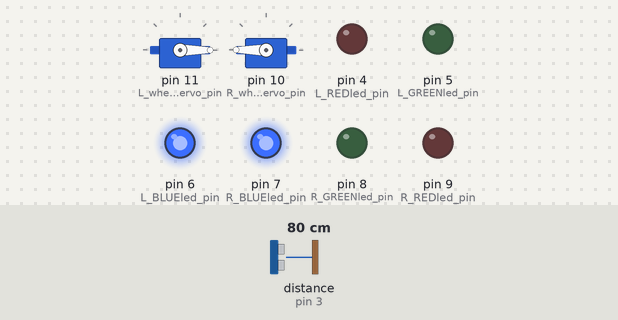
Recording of a sketch running on a simulated Arduino Uno, built with avr-gcc and run on an emulated ATmega328P. Shown: 2 × servo, output pins drawn as LEDs (lit = HIGH). Wiring (inferred from the names in the program): ultrasonic range finder: trigger pin 2; echo pin 3. The inputs (shaded band) are chosen by the test bench; at power-on: distance to the obstacle (sensor on pin 3) 80 cm. The echo pulse lasts 58.3 µs per cm; random numbers use the default seed unless the sketch sets one; pins used as bus, display or sensor lines are not drawn.

Above: at 1.2 s.
1.3 s: distance to the obstacle (sensor on pin 3) set to 19 cm
2.8 s: distance to the obstacle (sensor on pin 3) set to 16 cm
At 3.2 s:
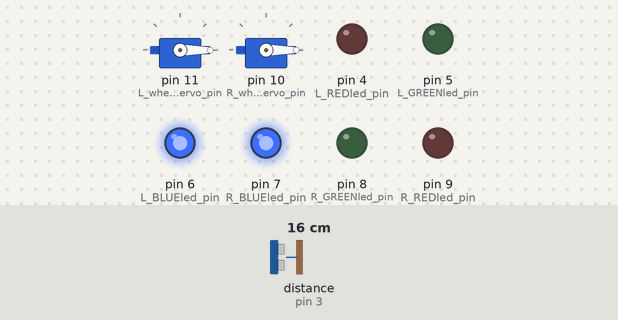
4.3 s: distance to the obstacle (sensor on pin 3) set to 18 cm
At 5.6 s:
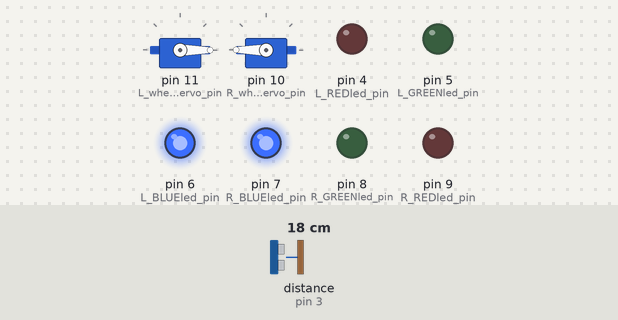
5.9 s: distance to the obstacle (sensor on pin 3) set to 2 cm
At 7.0 s:
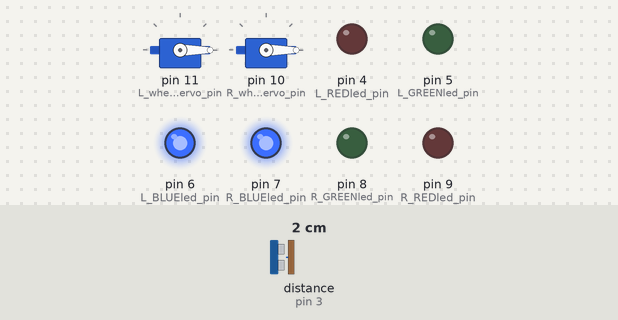
Timing chart, 0 to 8.5 s (numbered marks = the images above; inputs shaded):
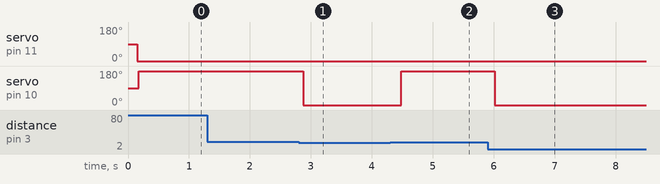

Measured:
- the behaviour switches between 18 and 17 cm on distance to the obstacle (sensor on pin 3) (found by bisection; images 0 and 1)
- after the input at 1.3 s, every drawn part: stays the same
- after the input at 2.8 s, servo on pin 10 (R_wheel_servo_pin): 180° → 0° after 0.08 s
- after the input at 4.3 s, servo on pin 10 (R_wheel_servo_pin): 0° → 180° after 0.18 s
- after the input at 5.9 s, servo on pin 10 (R_wheel_servo_pin): 180° → 0° after 0.11 s

The sketch:

Humbot_S_avoid_obstacles_eyes.ino
```cpp
// (licence header left out)
/*
-----------------------------------------------------------------------------
---------- HUMBOT SARGANTANA AVOID OBSTACLES WITH CREST LED  ----------------
-----------------------------------------------------------------------------

-----------------------------------------------------------------------------
-----------------             DESCRIPTION            ------------------------
-----------------------------------------------------------------------------
This program allows Humbot Sargantana to avoid obstacles thanks to its
ultrasonic sensor.

Remember that we give you this programa to make it easy for you to play with
the robot but we encourage you to modify it and try new things. You can
modify every line of the code but we indicate you some lines that
are easier to change. You will see that these zones are surrounded by
several hashtags (########################) and EASY MODIFICATION ZONE text.
-----------------------------------------------------------------------------

-----------------------------------------------------------------------------
---------------                DETAILS                 ----------------------
-----------------------------------------------------------------------------
--  Program: Avoid obstacles with led
--  Version: 2.00b (beta version, it may containt some bugs or errors)
    1.00 First working version
    1.10 Added random turn
    1.20 Added tolerance for measurements
    2.00 Improved obstacles detection
--  Date: 06-04-17
--  Authors: Cristobal Selma, Maria Garcia

-----------------------------------------------------------------------------
-----------                PROGRAM                 -----------------
-----------------------------------------------------------------------------

/*--LIBRARIES----------------------------------------------------------------
We neeed to include libraries to be able to use servos
*/
#include <Servo.h>

//Definition of the values and speed to make the wheels move
#define stop_wheel 90
#define forward_left_wheel 0
#define backward_left_wheel 180
#define forward_right_wheel 180
#define backward_right_wheel 0


/*--VARIABLES----------------------------------------------------------------
Definition of pin numbers where sensors and actuators will be connected
Initially we use these, but they can be changed at your convinience.*/
#define L_wheel_servo_pin 11   //Left wheel servo
#define R_wheel_servo_pin 10   //Right wheel servo
#define TRIG_PIN 2             //Trigger pin
#define ECHO_PIN 3             //Echo pin

//#################### EASY MODIFICATION ZONE ###############################
//###########################################################################
#define TOO_CLOSE 1000  //Distance(cm)at which the robot will turn
#define TURN_TIME 500 //Amount of time (ms) that the robot will be turning
//###########################################################################
//###########################################################################
//---Start of expansion pack led eyes------------------
  const int L_REDled_pin = 4;   //Left eye Red LED
  const int R_REDled_pin = 9;   //Right eye Red LED
  const int L_GREENled_pin = 5;   //Left eye Green LED
  const int R_GREENled_pin = 8;   //Right eye Green LED
  const int L_BLUEled_pin = 6;   //Left eye Blue LED
  const int R_BLUEled_pin = 7;   //Right eye Blue LED
//---End of expansion pack led eyes------------------

//Create servo objects for each servo
  Servo L_wheel_servo;
  Servo R_wheel_servo;

//Other variables
  int servo_delay = 20; //Time for the servo to make his function
  int read_Time =150; //Time interval between reading distance
/*
-----------------------------------------------------------------------------
------------------------             SETUP         --------------------------
-----------------------------------------------------------------------------
The setup function runs once every time that the board initializes or
reset button is pushed. It's used to initciate variables or to setup
different options.
-----------------------------------------------------------------------------
*/
void setup()
{
//Setup servos
   L_wheel_servo.attach(L_wheel_servo_pin);
   R_wheel_servo.attach(R_wheel_servo_pin);

//Setup as input or output for the pins
   pinMode(TRIG_PIN, OUTPUT);
   pinMode(ECHO_PIN, INPUT);

   //---Start of expansion pack led eyes------------------
   pinMode(L_REDled_pin,OUTPUT); //setup LED as output
   pinMode(R_REDled_pin,OUTPUT); //setup LED as output
   pinMode(L_GREENled_pin,OUTPUT); //setup LED as output
   pinMode(R_GREENled_pin,OUTPUT); //setup LED as output
   pinMode(L_BLUEled_pin,OUTPUT); //setup LED as output
   pinMode(R_BLUEled_pin,OUTPUT); //setup LED as output

//########## EASY MODIFICATION ZONE ############
//###########################################################################
    /* Here we can change the color of the led while it's spining.
    We can assign a value between 0 and 255 for each color (red, green, blue)
    and we can combine them. In the example the led is blue.*/
    writeleds(0,0,255); //Color of the led eyes
//###########################################################################
//###########################################################################
//---End of expansion pack led eyes------------------
}
/*
-----------------------------------------------------------------------------
-----------------------             LOOP            -------------------------
-----------------------------------------------------------------------------
The main part of the program is called LOOP and it runs indefinitely.
-----------------------------------------------------------------------------
*/
void loop()
{
//Function that reads the ultrasonic sensor and resturns distance in cm
  int dataOk=0;
  float distance;
  delay(read_Time);
  for (int i = 0; i < 3 && dataOk != 1; i++) {
  digitalWrite(TRIG_PIN, LOW);
  delayMicroseconds(2);
  digitalWrite(TRIG_PIN, HIGH);
  delayMicroseconds(10);
  digitalWrite(TRIG_PIN, LOW);
  distance = pulseIn(ECHO_PIN, HIGH);
    if (distance!=0){
    dataOk=1;
    }
  }
//Check if an obstacle is too close, then turn
if (distance < TOO_CLOSE && distance!=0){
  turn_around(random(TURN_TIME-200,TURN_TIME+200));
  }
    else{
    go_forward();
    }

}

/*
-----------------------------------------------------------------------------
--------------------             FUNCTIONS            -----------------------
-----------------------------------------------------------------------------
When we work with code, it's important to divide the code in functions.
These functions can be called from different parts of the program.
-----------------------------------------------------------------------------
*/
//Stop function
  void Stop()     {
    L_wheel_servo.write(stop_wheel);//Stop left servo
    delay(servo_delay);//we give time for the servo to act
    R_wheel_servo.write(stop_wheel);//Stop right servo
    delay(servo_delay);//we give time for the servo to act
  }

//Turn around
  void turn_around(int time)  {
    L_wheel_servo.write(forward_left_wheel);//Run left servo
    delay(servo_delay);//we give time for the servo to act
    R_wheel_servo.write(backward_right_wheel);  //Stop right servo
    delay(servo_delay);//we give time for the servo to act
    delay(time);
  }


//Move forward
  void go_forward()   {
    L_wheel_servo.write(forward_left_wheel);//Run left servo
    delay(servo_delay);//we give time for the servo to act
    R_wheel_servo.write(forward_right_wheel);  //Run right servo
    delay(servo_delay);//we give time for the servo to act
  }


//---Start of expansion pack led eyes--------------------------------
   void writeleds(int red, int green, int blue){
   analogWrite(L_REDled_pin, red); //write red left led
   analogWrite(L_GREENled_pin, green); //write green left led
   analogWrite(L_BLUEled_pin, blue); //write blue left led
   analogWrite(R_REDled_pin, red); //write red right led
   analogWrite(R_GREENled_pin, green); //write green right led
   analogWrite(R_BLUEled_pin, blue); //write blue right led
   }
//------End of expansion pack led eyes-------------------------------
```
